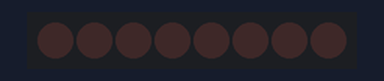
This sketch was run on a simulated Arduino Uno, built with avr-gcc and run on an emulated ATmega328P. Parts: 8 shift-register outputs drawn as a row of LEDs (first output left, lit = HIGH). Wiring (inferred from the names in the program): shift register (74HC595): data pin 4; shift clock pin 12; latch pin 11. Wiring (inferred from the signals the program sends): row of LEDs: on Q0, Q1, Q2, Q3, Q4, Q5, Q6, Q7.

Above: at 0.2 s.
At 1.7 s:
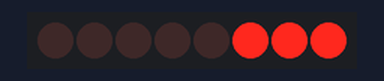
At 2.7 s:
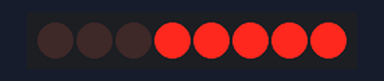
At 4.5 s:
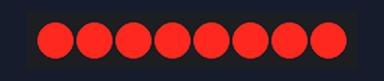
At 7.7 s:
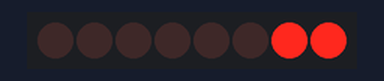
At 11.2 s:
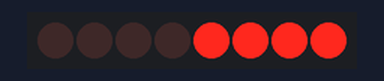
Timing chart, 0 to 11.7 s (numbered marks = the images above):
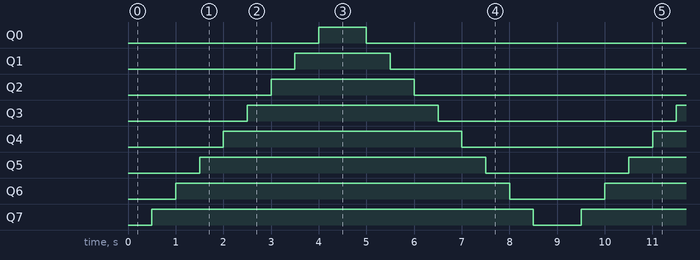

The sketch:

Bolum_2_Uyg_13.ino
```cpp
 int tutmaPin = 11;
      int kaydirmaPin = 12;
      int bilgiPin = 4;
byte ledler = 0;
void setup() {
  pinMode(tutmaPin, OUTPUT);
  pinMode(bilgiPin, OUTPUT);
  pinMode(kaydirmaPin, OUTPUT);
}
void loop() {
  ledler = 0;
  kaydet();
  delay(500);
  for (int i = 0; i < 8; i++)
  {
    bitSet(ledler, i);
    kaydet();
    delay(500);
}
for (int i = 8; i >= 0; i--) {
  bitClear(ledler, i);
kaydet();
    delay(500);
}}
void kaydet() {
  digitalWrite(tutmaPin, LOW);
   shiftOut(bilgiPin, kaydirmaPin, LSBFIRST, ledler);
   digitalWrite(tutmaPin, HIGH);
}
```

Measured:
- by itself, Q0: alternates HIGH for 1.0 s and LOW for 8.0 s
- by itself, Q1: alternates HIGH for 2.0 s and LOW for 7.0 s
- by itself, Q2: alternates HIGH for 3.0 s and LOW for 6.0 s
- by itself, Q3: alternates HIGH for 4.0 s and LOW for 5.0 s
- by itself, Q4: alternates HIGH for 5.0 s and LOW for 4.0 s
- by itself, Q5: alternates HIGH for 6.0 s and LOW for 3.0 s
- by itself, Q6: alternates HIGH for 7.0 s and LOW for 2.0 s
- by itself, Q7: alternates HIGH for 8.0 s and LOW for 1.0 s
